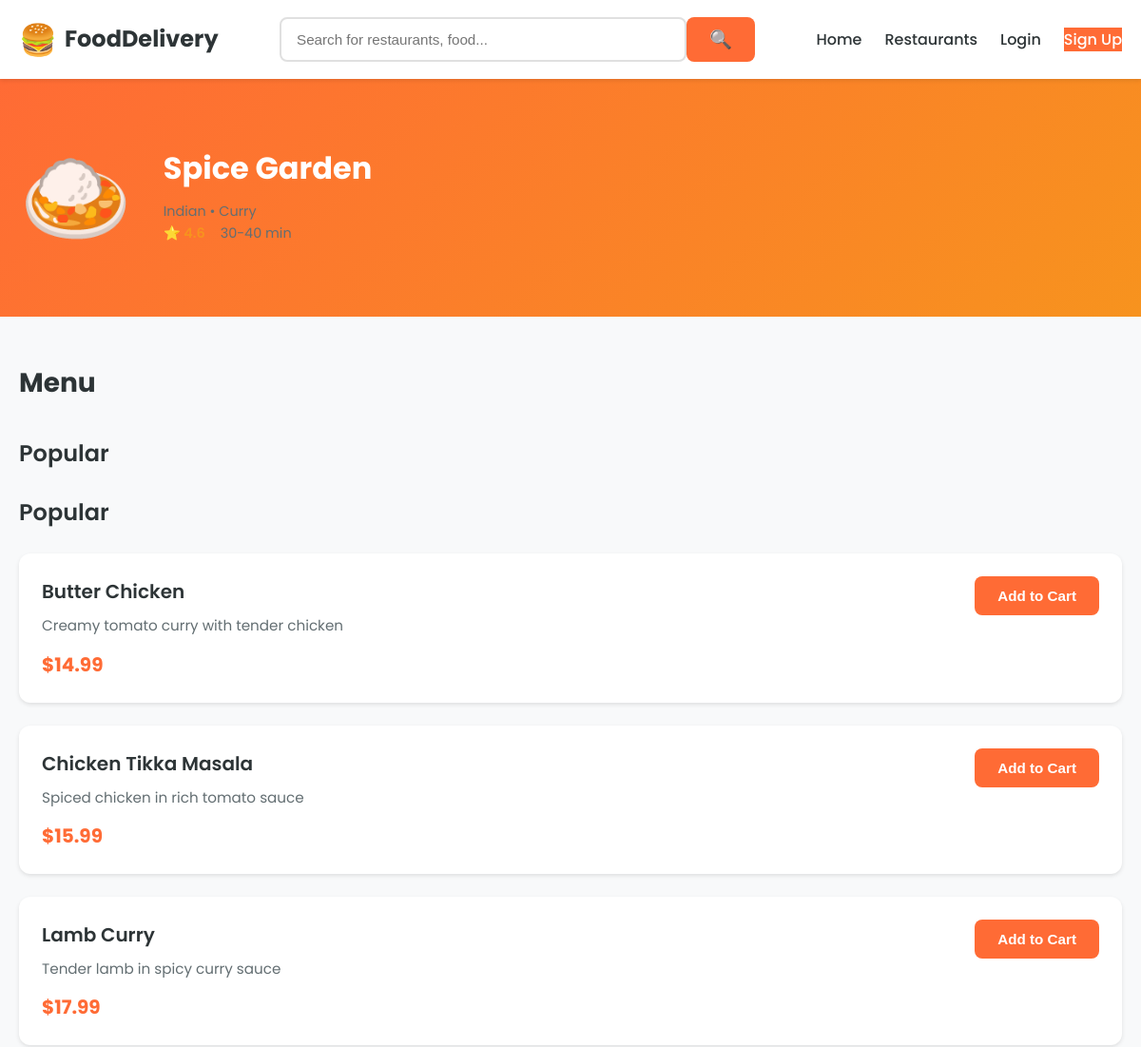
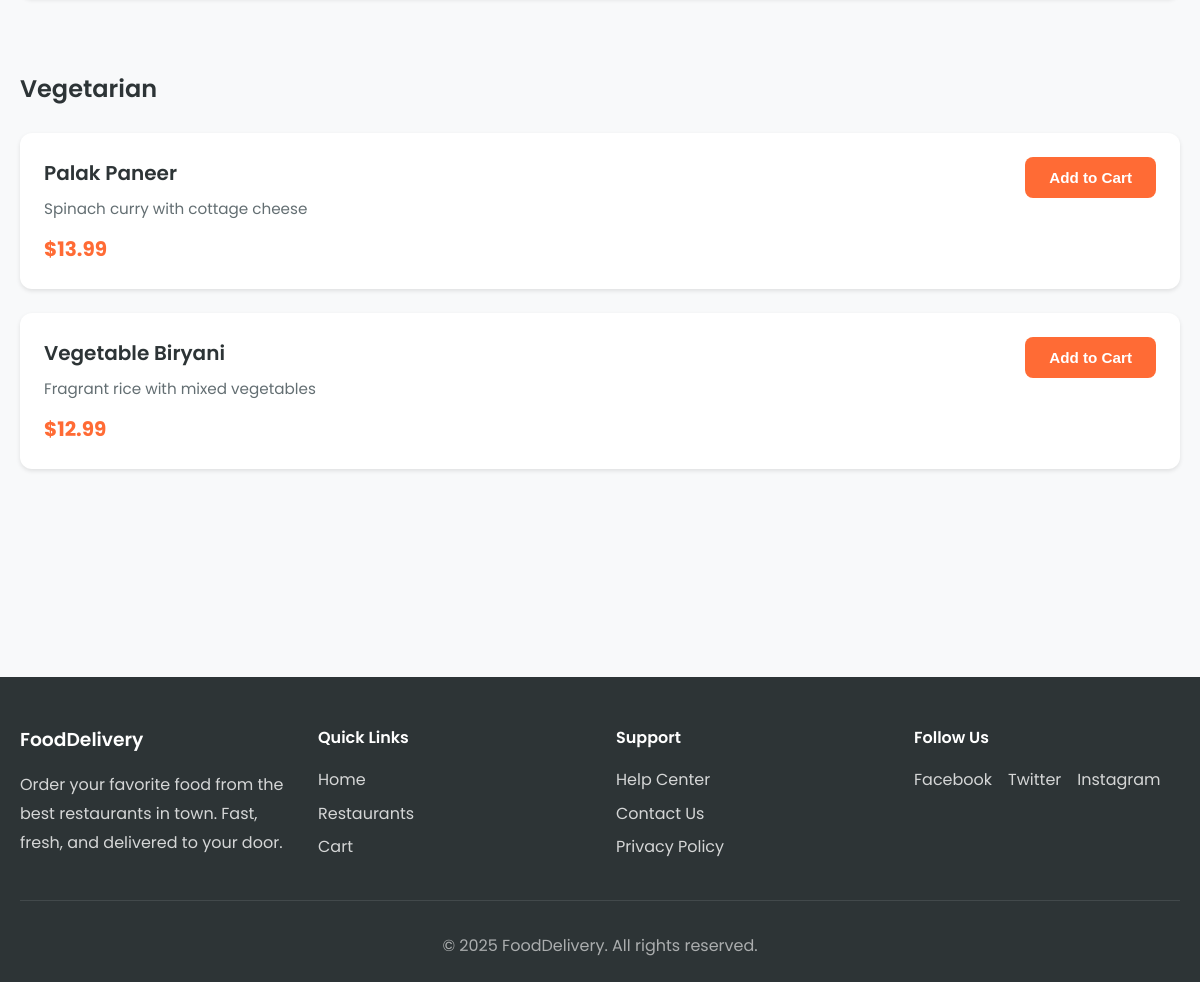
Page /restaurant-detail.php?id=4 on the committed database (2 pictures, top to bottom).
### tables this page shows
CREATE TABLE IF NOT EXISTS restaurants (
    id INT AUTO_INCREMENT PRIMARY KEY,
    name VARCHAR(100) NOT NULL,
    cuisine VARCHAR(100) NOT NULL,
    rating DECIMAL(3,1) DEFAULT 4.0,
    delivery_time VARCHAR(20) DEFAULT '30-40 min',
    icon VARCHAR(10) DEFAULT '🍽️',
    image_url VARCHAR(255) NULL,
    description TEXT NULL,
    is_featured BOOLEAN DEFAULT FALSE,
    is_active BOOLEAN DEFAULT TRUE,
    created_at TIMESTAMP DEFAULT CURRENT_TIMESTAMP,
    updated_at TIMESTAMP DEFAULT CURRENT_TIMESTAMP ON UPDATE CURRENT_TIMESTAMP,
    INDEX idx_featured (is_featured),
    INDEX idx_active (is_active)
);

CREATE TABLE IF NOT EXISTS menu_items (
    id INT AUTO_INCREMENT PRIMARY KEY,
    restaurant_id INT NOT NULL,
    name VARCHAR(100) NOT NULL,
    description TEXT NULL,
    price DECIMAL(10,2) NOT NULL,
    category VARCHAR(50) DEFAULT 'Popular',
    image_url VARCHAR(255) NULL,
    is_available BOOLEAN DEFAULT TRUE,
    created_at TIMESTAMP DEFAULT CURRENT_TIMESTAMP,
    updated_at TIMESTAMP DEFAULT CURRENT_TIMESTAMP ON UPDATE CURRENT_TIMESTAMP,
    FOREIGN KEY (restaurant_id) REFERENCES restaurants(id) ON DELETE CASCADE,
    INDEX idx_restaurant (restaurant_id),
    INDEX idx_category (category),
    INDEX idx_available (is_available)
);

### restaurant-detail.php (the view, shortened to what this page needs)
<?php
$restaurantId = isset($_GET['id']) ? (int)$_GET['id'] : 1;
$conn = getDBConnection();
$stmt = $conn->prepare("SELECT id, name, cuisine, rating, delivery_time, icon FROM restaurants WHERE id = ? AND is_active = 1");
$stmt->bind_param("i", $restaurantId);
$stmt->execute();
$result = $stmt->get_result();
$restaurant = $result->fetch_assoc();
include 'includes/header.php';
?>
<section class="restaurant-banner">
    <div class="container">
        <div class="banner-content">
            <div class="banner-image">
                <div class="image-placeholder large"><?php echo htmlspecialchars($restaurant['icon']); ?></div>
            </div>
            <div class="banner-info">
                <h1><?php echo $restaurant['name']; ?></h1>
                <p class="restaurant-cuisine"><?php echo $restaurant['cuisine']; ?></p>
                <div class="restaurant-meta">
                <span class="rating">⭐ <?php echo number_format($restaurant['rating'], 1); ?></span>
                <span class="delivery-time"><?php echo htmlspecialchars($restaurant['delivery_time']); ?></span>
                </div>
            </div>
        </div>
    </div>
</section>
<section class="menu-section">
    <div class="container">
        <h2 class="section-title">Menu</h2>
        <div class="menu-category">
            <h3 class="menu-category-title">Popular</h3>
            <div class="menu-items">
                <?php
                $stmt = $conn->prepare("SELECT id, name, description, price, category FROM menu_items WHERE restaurant_id = ? AND is_available = 1 ORDER BY category, name");
                $stmt->bind_param("i", $restaurantId);
                $stmt->execute();
                $menuResult = $stmt->get_result();
                $menuByCategory = [];
                while ($item = $menuResult->fetch_assoc()) {
                    $category = $item['category'] ?: 'Popular';
                    if (!isset($menuByCategory[$category])) {
                        $menuByCategory[$category] = [];
                    }
                    $menuByCategory[$category][] = $item;
                }
                foreach ($menuByCategory as $category => $menuItems):
                ?>
                <div class="menu-category">
                    <h3 class="menu-category-title"><?php echo htmlspecialchars($category); ?></h3>
                    <div class="menu-items">
                <?php
                foreach ($menuItems as $item):
                ?>
                <div class="menu-item">
                    <div class="menu-item-content">
                        <div class="menu-item-info">
                            <h4><?php echo $item['name']; ?></h4>
                            <p class="menu-item-description"><?php echo $item['description']; ?></p>
                            <span class="price">$<?php echo number_format($item['price'], 2); ?></span>
                        </div>
                        <button class="btn btn-primary" onclick="addToCart(<?php echo $item['id']; ?>, '<?php echo htmlspecialchars($item['name'], ENT_QUOTES); ?>', <?php echo $item['price']; ?>, '<?php echo htmlspecialchars($restaurant['name'], ENT_QUOTES); ?>')">
                            Add to Cart
                        </button>
                    </div>
                </div>
                <?php
                endforeach;
                ?>
                    </div>
                </div>
                <?php
                endforeach;
                ?>
    </div>
</section>
<?php include 'includes/footer.php'; ?>

### assets/css/style.css (style rules this page uses)
:root { --primary-color: #ff6b35; --primary-dark: #e55a2b; --secondary-color: #f7931e; --text-dark: #2d3436; --text-light: #636e72; --bg-light: #f8f9fa; --bg-white: #ffffff; --border-color: #e0e0e0; --success-color: #00b894; --error-color: #d63031; --shadow-sm: 0 2px 4px rgba(0, 0, 0, 0.1); --shadow-md: 0 4px 6px rgba(0, 0, 0, 0.1); --shadow-lg: 0 10px 20px rgba(0, 0, 0, 0.15); --border-radius: 12px; --border-radius-sm: 8px; --transition: all 0.3s ease; }
* { margin: 0; padding: 0; box-sizing: border-box; }
body { font-family: 'Poppins', sans-serif; color: var(--text-dark); background-color: var(--bg-light); line-height: 1.6; overflow-x: hidden; }
.container { width: 100%; max-width: 1200px; margin: 0 auto; padding: 0 20px; }
.btn { padding: 0.75rem 1.5rem; border: none; border-radius: var(--border-radius-sm); font-weight: 600; cursor: pointer; transition: var(--transition); text-decoration: none; display: inline-block; text-align: center; font-size: 0.95rem; }
.btn-primary { background-color: var(--primary-color); color: white; }
.section-title { font-size: 1.75rem; font-weight: 700; margin-bottom: 2rem; color: var(--text-dark); }
.image-placeholder { font-size: 4rem; opacity: 0.9; }
.image-placeholder.large { font-size: 6rem; }
.restaurant-meta { display: flex; align-items: center; gap: 1rem; margin-bottom: 0.5rem; font-size: 0.9rem; }
.rating { color: var(--secondary-color); font-weight: 600; }
.delivery-time { color: var(--text-light); }
.restaurant-cuisine { color: var(--text-light); font-size: 0.9rem; }
.price { font-size: 1.25rem; font-weight: 700; color: var(--primary-color); }
.restaurant-banner { background: linear-gradient(135deg, var(--primary-color) 0%, var(--secondary-color) 100%); color: white; padding: 3rem 0; }
.banner-content { display: flex; flex-direction: column; align-items: center; text-align: center; gap: 2rem; }
.banner-image { flex-shrink: 0; }
.banner-info h1 { font-size: 2rem; font-weight: 700; margin-bottom: 0.5rem; }
.menu-section { padding: 3rem 0; }
.menu-category { margin-bottom: 3rem; }
.menu-category-title { font-size: 1.5rem; font-weight: 600; margin-bottom: 1.5rem; color: var(--text-dark); }
.menu-items { display: flex; flex-direction: column; gap: 1.5rem; }
.menu-item { background-color: var(--bg-white); border-radius: var(--border-radius); padding: 1.5rem; box-shadow: var(--shadow-sm); }
.menu-item-content { display: flex; justify-content: space-between; align-items: flex-start; gap: 1.5rem; }
.menu-item-info { flex: 1; }
.menu-item-info h4 { font-size: 1.25rem; font-weight: 600; margin-bottom: 0.5rem; }
.menu-item-description { color: var(--text-light); margin-bottom: 0.75rem; font-size: 0.95rem; }
@media (min-width: 768px) { .banner-content { flex-direction: row; text-align: left; } }

### rows in the picture
restaurants: icon "🍛", name "Spice Garden", cuisine "Indian • Curry", delivery_time "30-40 min"
menu_items: name "Butter Chicken", description "Creamy tomato curry with tender chicken", price "14.99"
menu_items: name "Chicken Tikka Masala", description "Spiced chicken in rich tomato sauce", price "15.99"
menu_items: name "Lamb Curry", description "Tender lamb in spicy curry sauce", price "17.99"
menu_items: category "Vegetarian", name "Vegetable Biryani", description "Fragrant rice with mixed vegetables", price "12.99"
menu_items: name "Palak Paneer", description "Spinach curry with cottage cheese", price "13.99"

### other values in the picture
$category "Popular"
